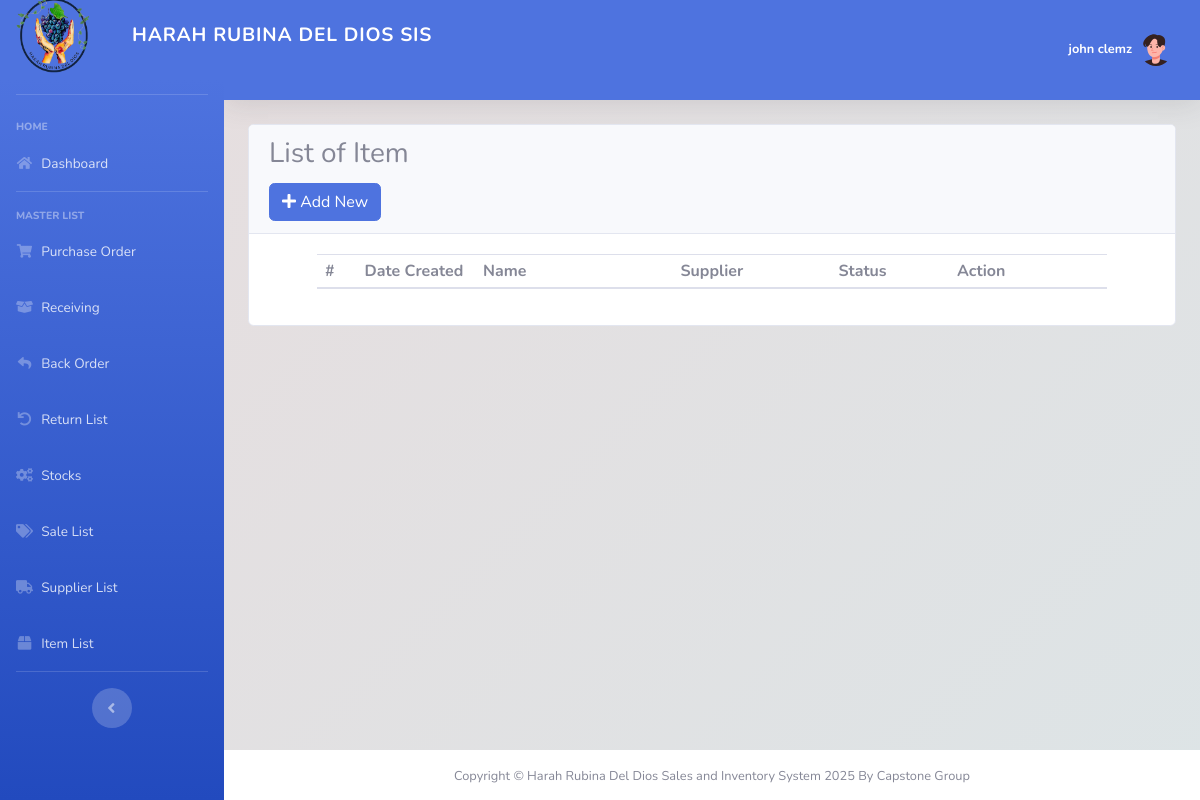
Page /stock_clerk/maintenance/item.php (signed in) on the earlier database version.
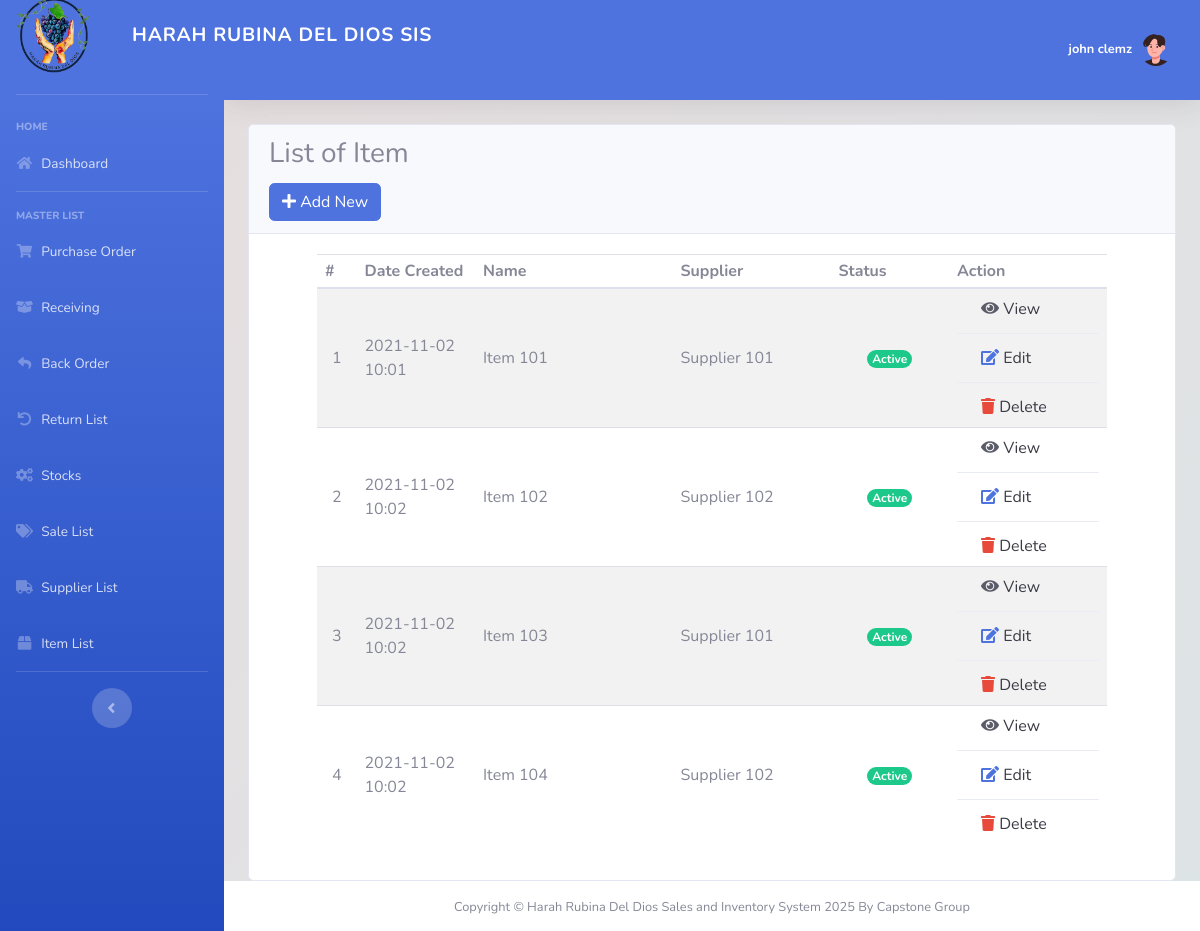
Same page on the later database version.
### tables this page shows
CREATE TABLE `item_list` (
  `id` int(30) NOT NULL,
  `name` text NOT NULL,
  `description` text NOT NULL,
  `supplier_id` int(30) NOT NULL,
  `cost` float NOT NULL DEFAULT 0,
  `status` tinyint(1) NOT NULL DEFAULT 1,
  `date_created` datetime NOT NULL DEFAULT current_timestamp(),
  `date_updated` datetime NOT NULL DEFAULT current_timestamp() ON UPDATE current_timestamp()
);

CREATE TABLE `supplier_list` (
  `id` int(30) NOT NULL,
  `name` text NOT NULL,
  `address` text NOT NULL,
  `cperson` text NOT NULL,
  `contact` text NOT NULL,
  `status` tinyint(1) NOT NULL DEFAULT 1,
  `date_created` datetime NOT NULL DEFAULT current_timestamp(),
  `date_updated` datetime NOT NULL DEFAULT current_timestamp() ON UPDATE current_timestamp()
);

### stock_clerk/maintenance/item.php (the view, shortened to what this page needs)
<?php
include '../includes/sidebar.php';
?>
<div class="card card-outline card-primary">
	<div class="card-header">
		<h3 class="card-title">List of Item</h3>
		<div class="card-tools">
			<a href="javascript:void(0)" id="create_new" class="btn btn-flat btn-primary"><span class="fas fa-plus"></span>  Add New</a>
		</div>
	</div>
	<div class="card-body">
		<div class="container-fluid">
        <div class="container-fluid">
			<table class="table table-hovered table-striped">
				<colgroup>
					<col width="5%">
					<col width="15%">
					<col width="25%">
					<col width="20%">
					<col width="15%">
					<col width="20%">
				</colgroup>
				<thead>
					<tr>
						<th>#</th>
						<th>Date Created</th>
						<th>Name</th>
						<th>Supplier</th>
						<th>Status</th>
						<th>Action</th>
					</tr>
				</thead>
				<tbody>
					<?php
					$i = 1;
						$qry = $conn->query("SELECT i.*,s.name as supplier from `item_list` i inner join supplier_list s on i.supplier_id = s.id order by i.name asc,s.name asc ");
						while($row = $qry->fetch_assoc()):
					?>
						<tr>
							<td class="text-center"><?php echo $i++; ?></td>
							<td><?php echo date("Y-m-d H:i",strtotime($row['date_created'])) ?></td>
							<td><?php echo $row['name'] ?></td>
							<td><?php echo $row['supplier'] ?></td>
							<td class="text-center">
                                <?php if($row['status'] == 1): ?>
                                    <span class="badge badge-success rounded-pill">Active</span>
                                <?php else: ?>
                                    <span class="badge badge-danger rounded-pill">Inactive</span>
                                <?php endif; ?>
                            </td>
							<td class="center">
				                    <a class="dropdown-item view_data" href="view_item.php" data-id="<?php echo $row['id'] ?>"><span class="fa fa-eye text-dark"></span> View</a>
				                    <div class="dropdown-divider"></div>
				                    <a class="dropdown-item edit_data" href="javascript:void(0)" data-id="<?php echo $row['id'] ?>"><span class="fa fa-edit text-primary"></span> Edit</a>
				                    <div class="dropdown-divider"></div>
				                    <a class="dropdown-item delete_data" href="javascript:void(0)" data-id="<?php echo $row['id'] ?>"><span class="fa fa-trash text-danger"></span> Delete</a>
							</td>
						</tr>
					<?php endwhile; ?>
				</tbody>
			</table>
		</div>
		</div>
	</div>
</div>
<?php include '../includes/footer.php'; ?>

Differences in the rows shown:
added item_list: date_created "2021-11-02 10:01", name "Item 101", supplier.name "Supplier 101", status "Active"
added item_list: date_created "2021-11-02 10:02", name "Item 102", supplier.name "Supplier 102", status "Active"
added item_list: date_created "2021-11-02 10:02", name "Item 103", supplier.name "Supplier 101", status "Active"
added item_list: date_created "2021-11-02 10:02", name "Item 104", supplier.name "Supplier 102", status "Active"
